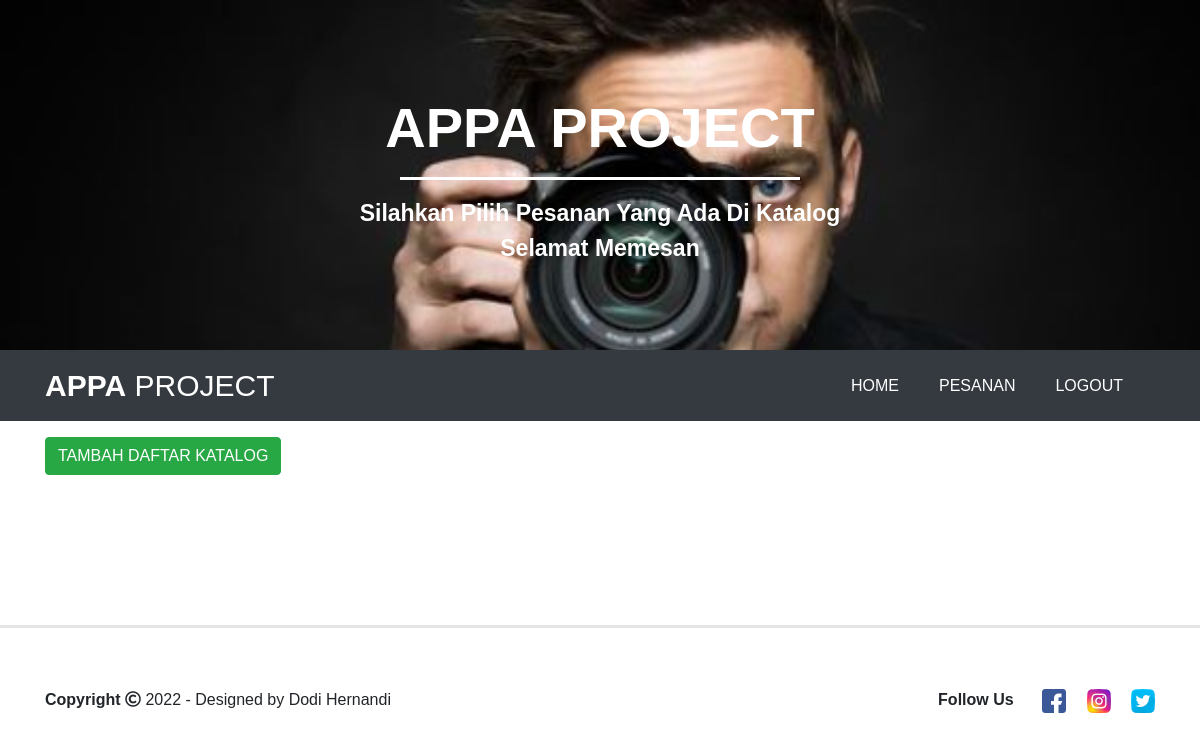
Page /daftar_menu_traveling.php (signed in) on the earlier database version.
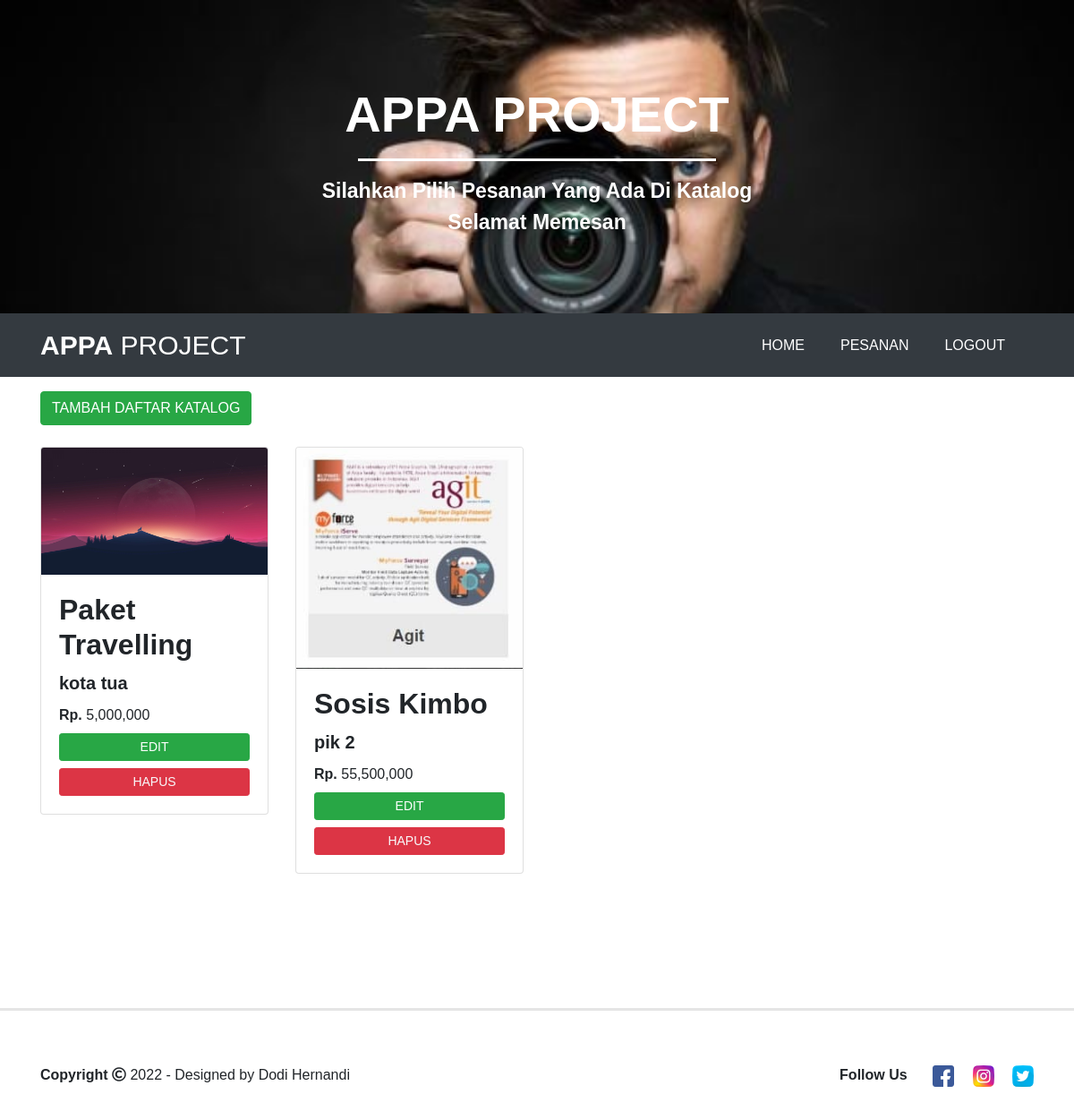
Same page on the later database version.
### tables this page shows
CREATE TABLE `travelling`  (
  `id_menu` int NOT NULL AUTO_INCREMENT,
  `nama` varchar(60) NOT NULL,
  `harga` int NOT NULL,
  `gambar` varchar(255) NOT NULL,
  `tempat` varchar(100) NULL DEFAULT NULL,
  PRIMARY KEY (`id_menu`) USING BTREE
);

### daftar_menu_traveling.php (the view, shortened to what this page needs)
<?php
      if(!isset($_SESSION['login_user'])) {
        header("location: index.php");
      }else{
?>
<!doctype html>
<html lang="en">
  <head>
    <link rel="stylesheet" href="https://stackpath.bootstrapcdn.com/bootstrap/4.5.0/css/bootstrap.min.css">
    <link rel="stylesheet" type="text/css" href="css/bootstrap.min.css">
    <link rel="stylesheet" type="text/css" href="index.css">
    <link rel="stylesheet" type="text/css" href="fontawesome/css/all.min.css">
  </head>
  <body>
      <div class="jumbotron jumbotron-fluid text-center">
        <div class="container">
          <h1 class="display-4"><span class="font-weight-bold">APPA PROJECT</span></h1>
          <hr>
          <p class="lead font-weight-bold">Silahkan Pilih Pesanan Yang Ada Di Katalog <br>
          Selamat Memesan</p>
        </div>
      </div>
      <nav class="navbar navbar-expand-lg  bg-dark">
        <div class="container">
        <a class="navbar-brand text-white" href="admin.php"><strong>APPA</strong> PROJECT</a>
        <div class="collapse navbar-collapse" id="navbarNav">
          <ul class="navbar-nav ml-auto">
            <li class="nav-item">
              <a class="nav-link mr-4" href="admin.php">HOME</a>
            </li>
            <li class="nav-item">
              <a class="nav-link mr-4" href="pesanan.php">PESANAN</a>
            </li>
            <li class="nav-item">
              <a class="nav-link mr-4" href="logout.php">LOGOUT</a>
            </li>
          </ul>
        </div>
       </div>
      </nav>
      <div class="container">
        <a href="tambah_menu_traveling.php" class="btn btn-success mt-3">TAMBAH DAFTAR KATALOG</a>
        <div class="row">
          <?php
          include('koneksi.php');
          $query = mysqli_query($koneksi, 'SELECT * FROM travelling');
          $result = mysqli_fetch_all($query, MYSQLI_ASSOC);
          ?>
          <?php foreach($result as $result) : ?>
          <div class="col-md-3 mt-4">
            <div class="card brder-dark">
              <img src="upload/<?php echo $result['gambar'] ?>" class="card-img-top" alt="...">
              <div class="card-body">
                <h2 class="card-title font-weight-bold"><?php echo $result['nama'] ?></h2>
                <h5 class="card-title font-weight-bold"><?php echo $result['tempat'] ?></h5>
               <label class="card-text harga"><strong>Rp.</strong> <?php echo number_format($result['harga']); ?></label><br>
                <a href="edit_menu_traveling.php?id_menu=<?php echo $result['id_menu']  ?>" class="btn btn-success btn-sm btn-block">EDIT</a>
                <a href="hapus_menu_traveling.php?id_menu=<?php echo $result['id_menu']  ?>" class="btn btn-danger btn-sm btn-block text-light">HAPUS</a>
              </div>
            </div>
          </div>
              <?php endforeach; ?>
            </div>
          </div>
      <hr class="footer">
      <div class="container">
        <div class="row footer-body">
          <div class="col-md-6">
          <div class="copyright">
            <strong>Copyright</strong> <i class="far fa-copyright"></i> 2022 -  Designed by Dodi Hernandi</p>
          </div>
          </div>
          <div class="col-md-6 d-flex justify-content-end">
          <div class="icon-contact">
          <label class="font-weight-bold">Follow Us </label>
          <a href="#"><img src="images/icon/fb.png" class="mr-3 ml-4" data-toggle="tooltip" title="Facebook"></a>
          <a href="#"><img src="images/icon/ig.png" class="mr-3" data-toggle="tooltip" title="Instagram"></a>
          <a href="#"><img src="images/icon/twitter.png" class="" data-toggle="tooltip" title="Twitter"></a>
        </div>
          </div>
        </div>
      </div>
  </body>
</html>
<?php } ?>

### index.css (style rules this page uses)
html { scroll-behavior: smooth; }
body { font-family: sans-serif; font-size: 16px; }
.jumbotron { background-image: url(images/background/bgmancam.jpg); background-size: cover; height: 350px; width: 100%; color: white; }
.jumbotron .display-4 { margin-top: 30px; }
.jumbotron p { font-size: 23px; }
.jumbotron hr { border-color: white; width: 400px; border-width: 3px; }
.navbar { margin-top: -32px; }
.navbar .navbar-nav .nav-link { color: white; }
.navbar .navbar-brand { font-size: 30px; }
.footer { margin-top: 150px; border-width: 3px; }
.footer-body { margin-top: 60px; margin-bottom: 50px; }

Differences in the rows shown:
added travelling: gambar (picture), nama "Paket Travelling", tempat "kota tua", harga "5,000,000"
added travelling: gambar (picture), nama "Sosis Kimbo", tempat "pik 2", harga "55,500,000"
